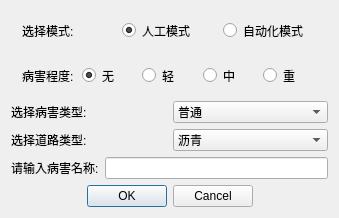
<?xml version="1.0" encoding="UTF-8"?>
<ui version="4.0">
 <class>hnItemInputDialog</class>
 <widget class="QDialog" name="hnItemInputDialog">
  <property name="geometry">
   <rect>
    <x>0</x>
    <y>0</y>
    <width>339</width>
    <height>218</height>
   </rect>
  </property>
  <property name="minimumSize">
   <size>
    <width>274</width>
    <height>145</height>
   </size>
  </property>
  <property name="windowTitle">
   <string>新增病害窗口</string>
  </property>
  <layout class="QVBoxLayout" name="verticalLayout">
   <item>
    <widget class="QWidget" name="widget_2" native="true">
     <layout class="QHBoxLayout" name="horizontalLayout_7">
      <item>
       <layout class="QHBoxLayout" name="horizontalLayout">
        <item>
         <widget class="QLabel" name="label_2">
          <property name="text">
           <string>选择模式:</string>
          </property>
         </widget>
        </item>
        <item>
         <widget class="QRadioButton" name="radioButton">
          <property name="text">
           <string>人工模式</string>
          </property>
          <property name="checked">
           <bool>true</bool>
          </property>
         </widget>
        </item>
        <item>
         <widget class="QRadioButton" name="radioButton_2">
          <property name="text">
           <string>自动化模式</string>
          </property>
         </widget>
        </item>
       </layout>
      </item>
     </layout>
    </widget>
   </item>
   <item>
    <widget class="QWidget" name="widget_3" native="true">
     <layout class="QHBoxLayout" name="horizontalLayout_8">
      <item>
       <layout class="QHBoxLayout" name="horizontalLayout_3">
        <item>
         <widget class="QLabel" name="label_5">
          <property name="text">
           <string>病害程度:</string>
          </property>
         </widget>
        </item>
        <item>
         <widget class="QRadioButton" name="radioButton_6">
          <property name="text">
           <string>无</string>
          </property>
          <property name="checkable">
           <bool>true</bool>
          </property>
          <property name="checked">
           <bool>true</bool>
          </property>
         </widget>
        </item>
        <item>
         <widget class="QRadioButton" name="radioButton_3">
          <property name="text">
           <string>轻</string>
          </property>
         </widget>
        </item>
        <item>
         <widget class="QRadioButton" name="radioButton_4">
          <property name="text">
           <string>中</string>
          </property>
         </widget>
        </item>
        <item>
         <widget class="QRadioButton" name="radioButton_5">
          <property name="text">
           <string>重</string>
          </property>
         </widget>
        </item>
       </layout>
      </item>
     </layout>
    </widget>
   </item>
   <item>
    <layout class="QHBoxLayout" name="horizontalLayout_4">
     <item>
      <widget class="QLabel" name="label_4">
       <property name="text">
        <string>选择病害类型:</string>
       </property>
      </widget>
     </item>
     <item>
      <widget class="QComboBox" name="comboBox_2">
       <item>
        <property name="text">
         <string>普通</string>
        </property>
       </item>
       <item>
        <property name="text">
         <string>沿线设施</string>
        </property>
       </item>
       <item>
        <property name="text">
         <string>路基损坏</string>
        </property>
       </item>
      </widget>
     </item>
    </layout>
   </item>
   <item>
    <layout class="QHBoxLayout" name="horizontalLayout_2">
     <item>
      <widget class="QLabel" name="label_3">
       <property name="text">
        <string>选择道路类型:</string>
       </property>
      </widget>
     </item>
     <item>
      <widget class="QComboBox" name="comboBox">
       <item>
        <property name="text">
         <string>沥青</string>
        </property>
       </item>
       <item>
        <property name="text">
         <string>水泥</string>
        </property>
       </item>
       <item>
        <property name="text">
         <string>砂石</string>
        </property>
       </item>
      </widget>
     </item>
    </layout>
   </item>
   <item>
    <layout class="QHBoxLayout" name="horizontalLayout_5">
     <item>
      <widget class="QLabel" name="label">
       <property name="text">
        <string>请输入病害名称:</string>
       </property>
      </widget>
     </item>
     <item>
      <widget class="QLineEdit" name="itemInputEdit"/>
     </item>
    </layout>
   </item>
   <item>
    <widget class="QDialogButtonBox" name="buttonBox">
     <property name="minimumSize">
      <size>
       <width>0</width>
       <height>0</height>
      </size>
     </property>
     <property name="orientation">
      <enum>Qt::Horizontal</enum>
     </property>
     <property name="standardButtons">
      <set>QDialogButtonBox::Cancel|QDialogButtonBox::Ok</set>
     </property>
     <property name="centerButtons">
      <bool>true</bool>
     </property>
    </widget>
   </item>
  </layout>
 </widget>
 <layoutdefault spacing="6" margin="11"/>
 <resources/>
 <connections/>
</ui>
